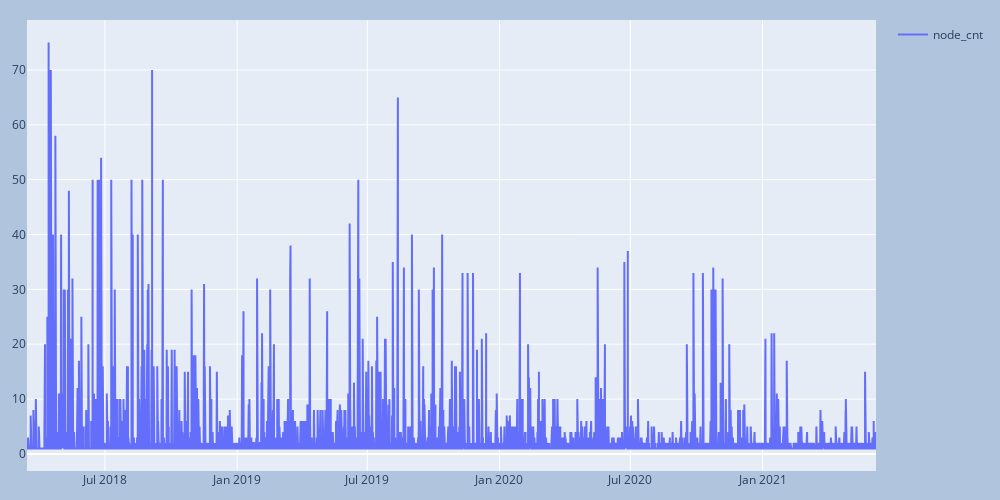

Notebook code for this chart:
### Code cell
df.sort_values(by=['start_on'], inplace=True)
df.set_index(['start_on'], inplace=True)
plot_trace(df, ['node_cnt'])

### Figure 1 — Plotly figure (JSON) as saved in the notebook; plotly's stock layout.template omitted (floating-point values rounded to 4 significant figures; data arrays with more than 128 entries replaced by an {"elided": "..."} marker saying what was removed)
{"data": [{"mode": "lines", "name": "node_cnt", "type": "scatter", "x": {"elided": "30752 str values"}, "y": {"elided": "30752 int values"}}], "layout": {"height": 500, "margin": {"b": 20, "l": 20, "r": 20, "t": 20}, "paper_bgcolor": "LightSteelBlue", "showlegend": true, "width": 1000}}
